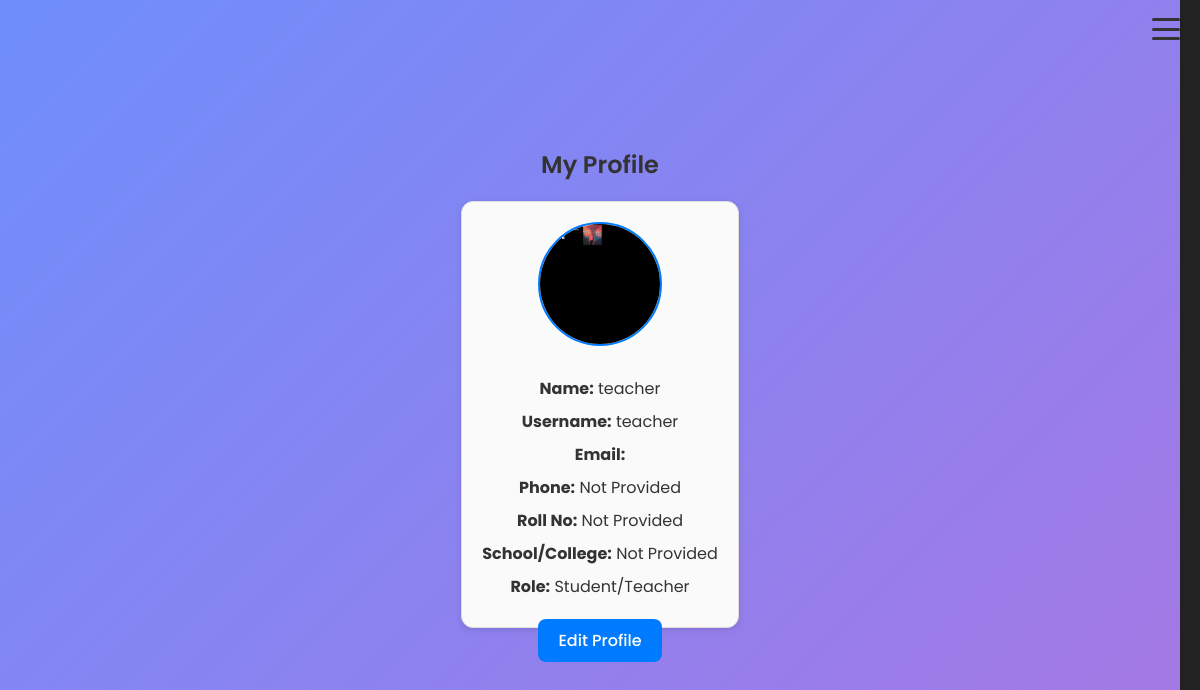
Page /profile/ (signed in) on the committed database.
### predictor/models.py (models this page shows, shortened)
class Profile(models.Model):
    ROLE_CHOICES = [
        ('student', 'Student'),
        ('teacher', 'Teacher'),
    ]
    user = models.OneToOneField(User, on_delete=models.CASCADE)
    role = models.CharField(max_length=10, choices=ROLE_CHOICES)
    roll_no = models.CharField(max_length=20, blank=True, null=True)
    phone = models.CharField(max_length=15, blank=True, null=True)
    school_or_college = models.CharField(max_length=100, blank=True, null=True)
    profile_pic = models.ImageField(upload_to='profile_pics/', blank=True, null=True)
    first_login = models.BooleanField(default=True)  # ✅ Flag for first login

### predictor/views.py (the view)
# urls.py: path('profile/', views.profile_view, name='profile_view'),
@login_required
def profile_view(request):
    profile, created = Profile.objects.get_or_create(user=request.user)
    return render(request, 'predictor/profile.html', {'profile': profile})

### predictor/templates/predictor/profile.html (shortened to what this page needs)
{% extends "predictor/base.html" %}
{% load static %}
{% block content %}
<div class="profile-container">
  <h2>My Profile</h2>
  <div class="profile-card">
    {% if profile.profile_pic %}
      <img src="{{ profile.profile_pic.url }}" class="profile-pic" alt="Profile Picture">
    {% else %}
      <img src="{% static 'predictor/img/default_profile.png' %}" class="profile-pic" alt="Default Profile Picture">
    {% endif %}
    <div class="profile-info">
  <p><strong>Name:</strong> {{ request.user.get_full_name|default:request.user.username }}</p>
  <p><strong>Username:</strong> {{ request.user.username }}</p>
  <p><strong>Email:</strong> {{ request.user.email }}</p>
  <p><strong>Phone:</strong> {{ profile.phone|default:"Not Provided" }}</p>
  <p><strong>Roll No:</strong> {{ profile.roll_no|default:"Not Provided" }}</p>
  <p><strong>School/College:</strong> {{ profile.school_or_college|default:"Not Provided" }}</p>
  <p><strong>Role:</strong> {{ profile.role|title|default:"Student/Teacher" }}</p>
</div>
  </div>
  <a href="{% url 'edit_profile' %}" class="btn btn-primary mt-3">Edit Profile</a>
</div>
{% endblock %}

### predictor/static/predictor/css/style.css (style rules this page uses)
body { font-family: 'Poppins', sans-serif; background: linear-gradient(135deg, #6e8efb, #a777e3); color: #fff; display: flex; flex-direction: column; min-height: 100vh; margin: 0; justify-content: center; align-items: center; }
h1, h2, h3 { text-align: center; font-weight: 600; }
a { color: #fff; text-decoration: none; font-weight: 500; transition: color 0.3s; }
.btn { background-color: #2563eb; color: white; border: none; padding: 10px 16px; border-radius: 8px; cursor: pointer; }

### predictor/templates/predictor/base.html (style rules this page uses)
body { font-family: 'Poppins', sans-serif; margin: 0; background-color: #f9f9f9; color: #333; overflow-x: hidden; }

### predictor/templates/predictor/profile.html (style rules this page uses)
.profile-container { max-width: 600px; margin: 30px auto; text-align: center; }
.profile-card { border: 1px solid #ddd; border-radius: 12px; padding: 20px; background: #fafafa; box-shadow: 0 2px 6px rgba(0,0,0,0.1); }
.profile-pic { width: 120px; height: 120px; border-radius: 50%; object-fit: cover; border: 2px solid #007bff; margin-bottom: 15px; }
.profile-info p { margin: 8px 0; font-size: 16px; }
.btn { padding: 10px 20px; border-radius: 8px; text-decoration: none; color: white; background-color: #007bff; }

### rows in the picture
Profile: phone "Not Provided", roll_no "Not Provided", school_or_college "Not Provided", role "Student/Teacher"

### other values in the picture
{{ request.user.get_full_name|default:request.user.username }} "teacher"
{{ request.user.username }} "teacher"
